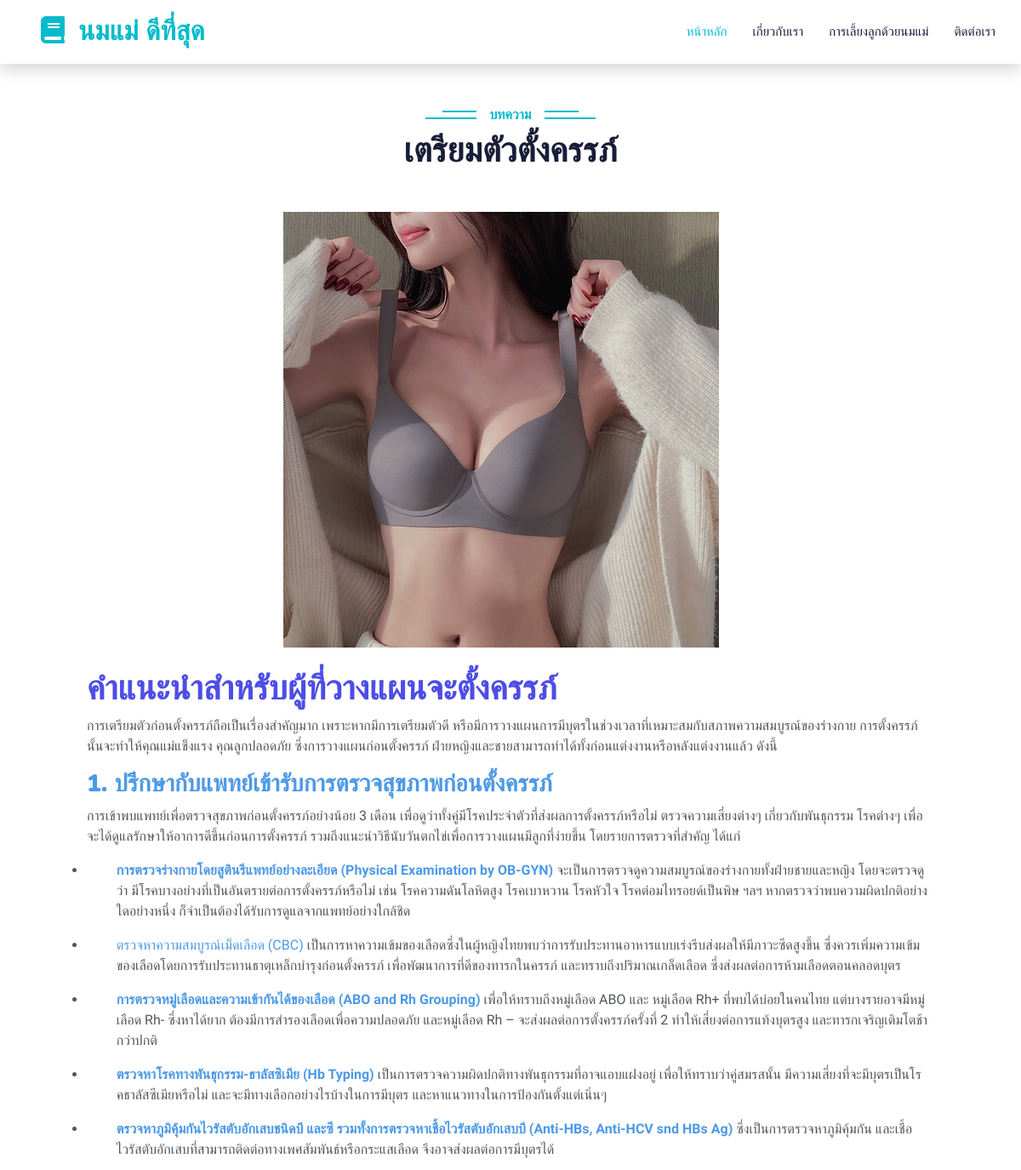
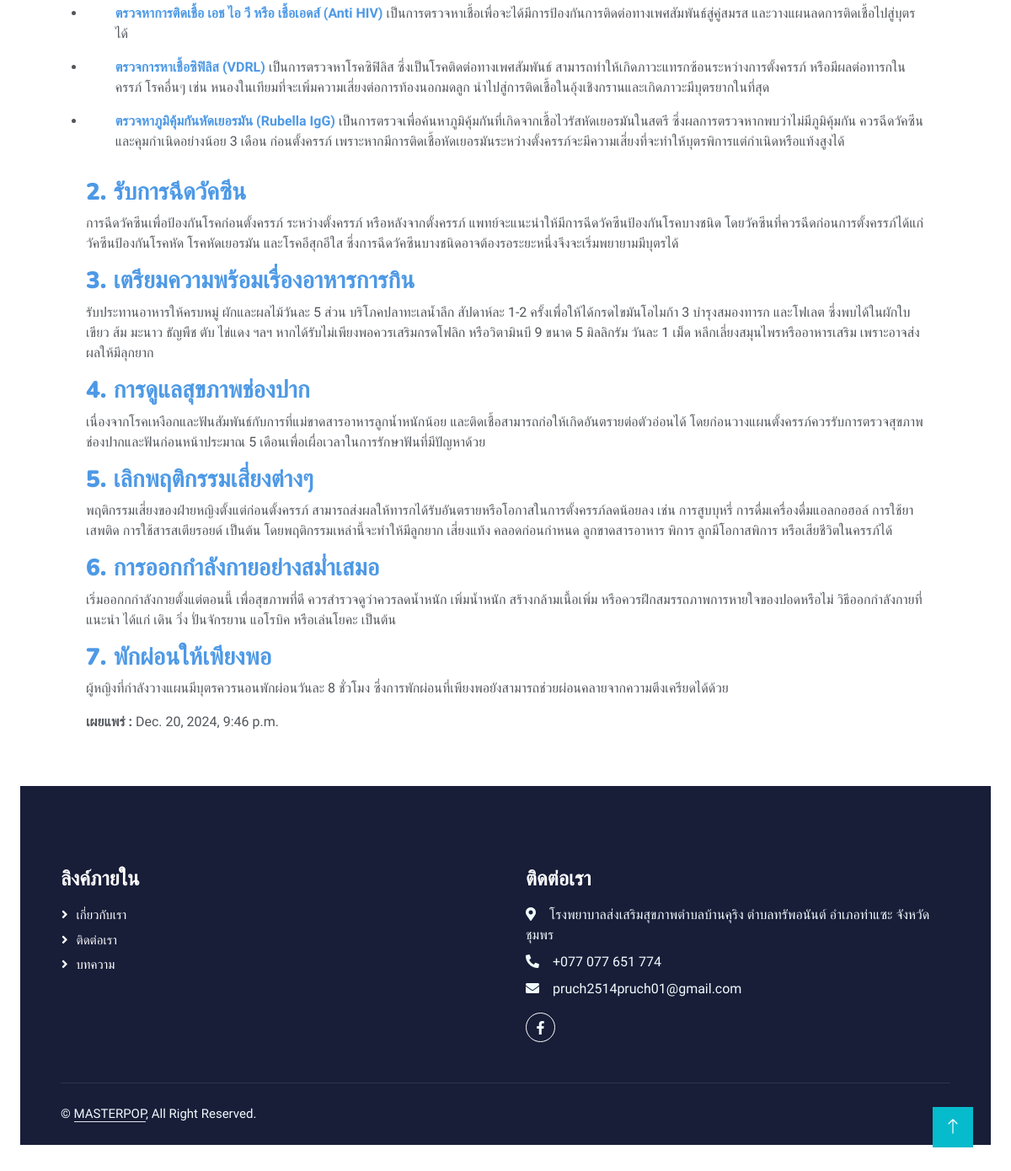
/1/, run on the app's committed database (2 pictures, top to bottom).
### main/models.py (models this page shows, shortened)
class Post(models.Model):
    post_category = models.ForeignKey(Categories, on_delete=models.CASCADE)
    post_title = models.CharField(max_length=60)
    post_short = models.CharField(max_length=100, blank=True, null=True)
    post_content = CKEditor5Field(null=True, blank=True, config_name='extends')
    published_date = models.DateTimeField(auto_now_add=True)
    post_image = models.ImageField(upload_to='post',default='post/1.jpg')

### main/views.py (the view)
# urls.py: path('<int:pk>/', views.post_detail, name='post_detail'),
def post_detail(request, pk):
    post = get_object_or_404(Post, pk=pk)
    return render(request, 'post_detail.html', {'post': post})

### templates/post_detail.html
{% extends "base.html" %}
{% load static %}
{% block detail %}
<div class="container-xxl py-5">
    <div class="container">
        <div class="text-center wow fadeInUp" data-wow-delay="0.1s">
            <h6 class="section-title bg-white text-center text-primary px-3">บทความ</h6>
            <h1 class="mb-5">{{ post.post_title }}</h1>
        </div>
        <div class="row g-4 justify-content-center">
            <div class="col-lg-6 col-md-6 wow fadeInUp" data-wow-delay="0.1s">
                <div class="course-item">
                    <div class="position-relative overflow-hidden">
                        <a href="{% url 'post_detail' post.pk %}"><img class="img-fluid" src="{{post.post_image.url}}" alt=""></a>
                    </div>
                </div>
            </div>
        </div>
    <div class="container">
        <div class="row p-4 pb-0">
            {{ post.post_content|safe }}
            <p><strong>เผยแพร่ : </strong> {{ post.published_date }}</p>
        </div>
    </div>
</div>
{% endblock detail %}

### static/css/style.css (style rules this page uses)
:root { --primary: #06BBCC; --light: #F0FBFC; --dark: #181d38; }
.section-title { position: relative; display: inline-block; text-transform: uppercase; }
.section-title::before { position: absolute; content: ""; width: calc(100% + 80px); height: 2px; top: 4px; left: -40px; background: var(--primary); z-index: -1; }
.section-title::after { position: absolute; content: ""; width: calc(100% + 120px); height: 2px; bottom: 5px; left: -60px; background: var(--primary); z-index: -1; }
.category img, .course-item img { transition: .5s; }

### data on the page
Post: post_title "เตรียมตัวตั้งครรภ์", post_image (picture), post_content "คำแนะนำสำหรับผู้ที่วางแผนจะตั้งครรภ์ การเตรียมตัวก่อนตั้งครรภ์ถือเป็นเรื่องสำคัญมาก เพราะหากมีการเตรียมตัวดี หรือมีการวางแผนการมีบุตรในช่วงเวลาที่เหมาะสมกับสภาพความสมบูรณ์ของร่างกาย การตั้งครรภ์นั้นจะทำให้คุณแม่แข็งแรง คุณลูกปลอดภัย ซึ่งการวางแผนก่อนตั้งครรภ์ ฝ่ายหญิงและชายสามารถทำได้ทั้งก่อนแต่งงานหรือหลังแต่งงานแล้ว ดังนี้ 1. ปรึกษากับแพทย์เข้ารับการตรวจสุขภาพก่อนตั้งครรภ์ การเข้าพบแพทย์เพื่อตรวจสุขภาพก่อนตั้งครรภ์อย่างน้อย 3 เดือน เพื่อดูว่าทั้งคู่มีโรคประจำตัวที่ส่งผลการตั้งครรภ์หรือไม่ ตรวจความเสี่ยงต่างๆ เกี่ยวกับพันธุกรรม โรคต่างๆ เพื่อจะได้ดูแลรักษาให้อาการดีขึ้นก่อนการตั้งครรภ์ รวมถึงแนะนำวิธีนับวันตกไข่เพื่อการวางแผนมีลูกที่ง่ายขึ้น โดยรายการตรวจที่สำคัญ ได้แก่…", published_date "Dec. 20, 2024, 9:46 p.m."
